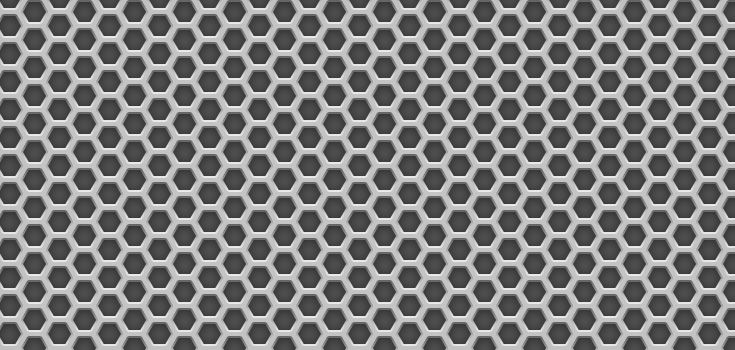
#> input picture VC1/TP2_Sesto/metalgrid.jpg, 735 x 350 px
$ jupyter execute TP2_Vision1_Sesto.ipynb   (shell and % lines are left out)
#> lines starting #> are read from the running program, lines starting #| are printed output that depends on the picture; after the words box and inside, x2 and y2 are one past the last pixel; in counts of white or black regions, pixels touching at a corner belong together
[cell 1]
# %matplotlib

import numpy as np
import cv2 as cv
import matplotlib.pyplot as plt
plt.rcParams['figure.figsize'] = [12, 6]

[cell 2]
img = cv.imread('metalgrid.jpg')
#> img is the input picture: shape (350, 735, 3); min 38, max 250, mean 125.4
imGray = cv.cvtColor(img, cv.COLOR_BGR2GRAY)
# Suavizado Gaussiano para reducir el ruido solo donde no hay bordes
#===================================================================
imGray = cv.GaussianBlur(imGray,(7,7),0)
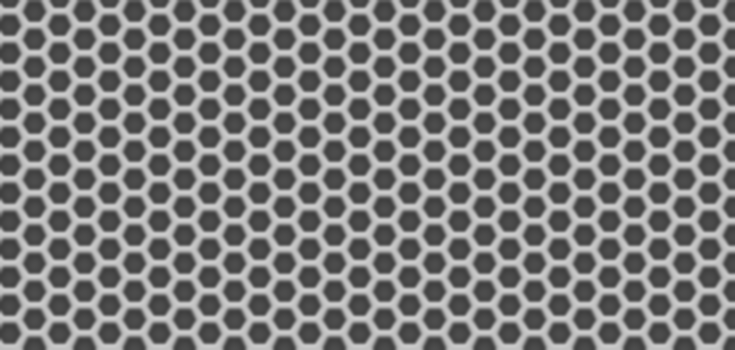
#> imGray: shape (350, 735); min 62, max 205, mean 125.4
# Dado el gran ruido de la imagen fue necesario agrandar
# el kernel a 7*7

plt.imshow(imGray, cmap='gray')
plt.show

Aplicamos Sobel en x e y para luego calcular el módulo y las direcciones

[cell 3]
# Aplicamos Sobelx en 'float32' y luego convertimos de nuevo a 8-bit para evitar overflow
sobelx_64 = cv.Sobel(imGray,cv.CV_32F,1,0,ksize=3)
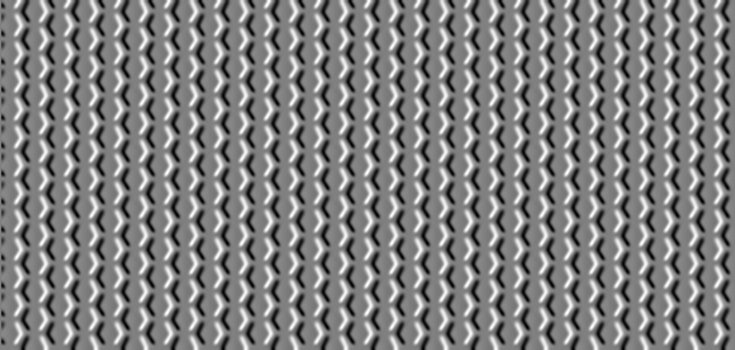
#> sobelx_64: shape (350, 735) float32; min -241, max 239, mean -0.3; drawn with min black and max white
absx_64 = np.absolute(sobelx_64)
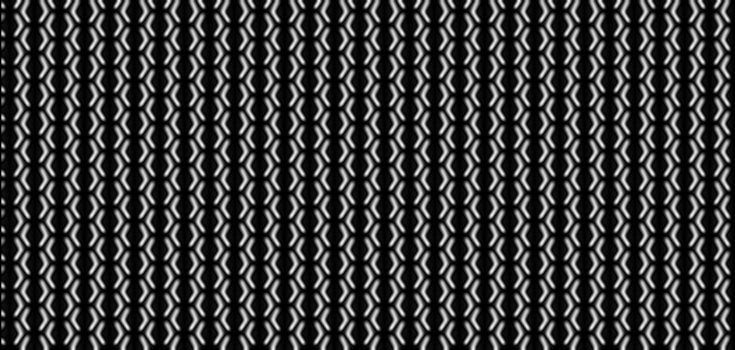
#> absx_64: shape (350, 735) float32; min 0, max 241, mean 62.6
sobelx_8u1 = absx_64/absx_64.max()*255
sobelx_8u = np.uint8(sobelx_8u1)

# De igual modo para Sobely
sobely_64 = cv.Sobel(imGray,cv.CV_32F,0,1,ksize=3)
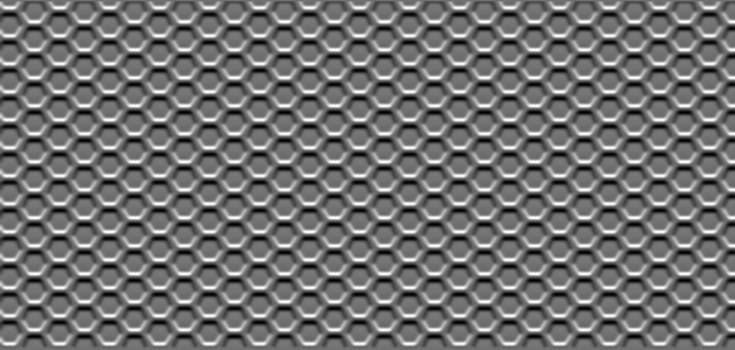
#> sobely_64: shape (350, 735) float32; min -247, max 314, mean 0.5; drawn with min black and max white
absy_64 = np.absolute(sobely_64)
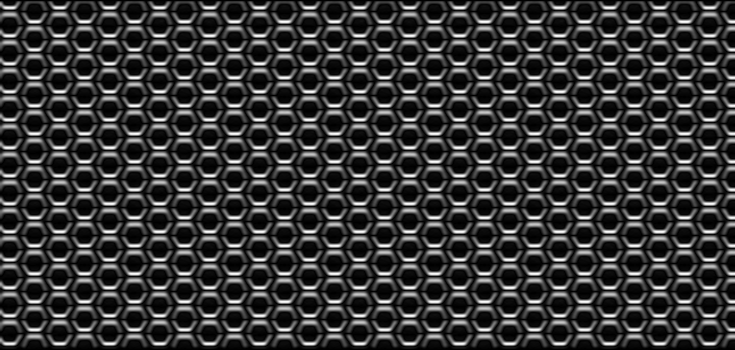
#> absy_64: shape (350, 735) float32; min 0, max 314, mean 69.8; drawn with min black and max white
sobely_8u1 = absy_64/absy_64.max()*255
sobely_8u = np.uint8(sobely_8u1)
plt.subplot(121)
plt.imshow(sobelx_8u, 'gray')
plt.title("Magnitudes con threshold de 100")
#plt.show()
plt.subplot(122)

#plt.figure()
plt.imshow(sobely_8u, 'gray')
plt.title("Orientaciones")
plt.show()

[cell 4]
# De los gradiente calculamos Magnitud y lo pasamos a 8-bit (Opcional)
mag = np.hypot(sobelx_8u, sobely_8u)
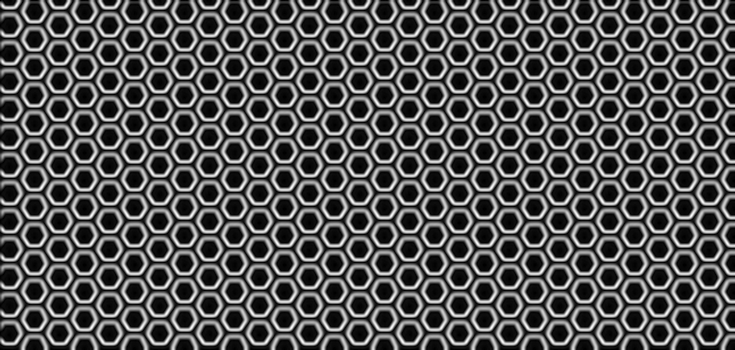
#> mag: shape (350, 735) float16; min 0, max 290, mean 98.4; drawn with min black and max white
mag = mag/mag.max()*255
mag = np.uint8(mag)

# Encontramos la Dirección y la pasamos a grados
theta = np.arctan2(sobely_64, sobelx_64)
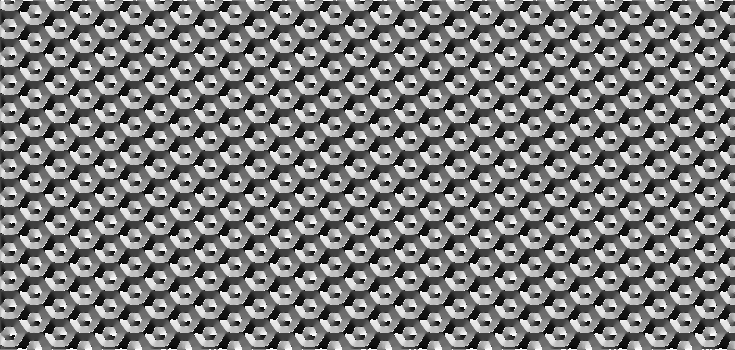
#> theta: shape (350, 735) float32; min -3.14, max 3.14, mean -0.031; drawn with min black and max white
angle = np.rad2deg(theta)

plt.imshow(mag, 'gray')
plt.title("Magnitudes con threshold de 100")
plt.show()
plt.figure()
plt.imshow(angle, 'gray')
plt.title("Orientaciones")
plt.show()

[cell 5]
# Supresión de no-máximos
#========================

# Encontramos los píxels vecinos (b,c) en la dirección (redondeadea) del gradiente y aplicamos la supresión de no-máximos
M, N = mag.shape
#> M = 350; N = 735
Non_max = np.zeros((M,N), dtype= np.uint8)

for i in range(1,M-1):
    for j in range(1,N-1):
        # Guardo en b y c los elementos vecinos para despues hacer la supresión.
       # Horizontal 0
        #if (-22.5 <= angle[i,j] < 22.5) or (157.5 <= angle[i,j] < -157.5):
        if (0 <= angle[i,j] < 22.5) or (157.5 <= angle[i,j] <= 180) or (-22.5 <= angle[i,j] < 0) or (-180 <= angle[i,j] < -157.5):
            b = mag[i, j+1]
            c = mag[i, j-1]
        # Diagonal 45
        elif (22.5 <= angle[i,j] < 67.5) or (-157.5 <= angle[i,j] < -112.5):
            b = mag[i+1, j+1]
            c = mag[i-1, j-1]
        # Vertical 90
        elif (67.5 <= angle[i,j] < 112.5) or (-112.5 <= angle[i,j] < -67.5):
            b = mag[i+1, j]
            c = mag[i-1, j]
        # Diagonal 135
        elif (112.5 <= angle[i,j] < 157.5) or (-67.5 <= angle[i,j] < -22.5):
            b = mag[i+1, j-1]
            c = mag[i-1, j+1]

        # Supresión de no-máximos
        if (mag[i,j] >= b) and (mag[i,j] >= c):
            Non_max[i,j] = mag[i,j]
        else:
            Non_max[i,j] = 0
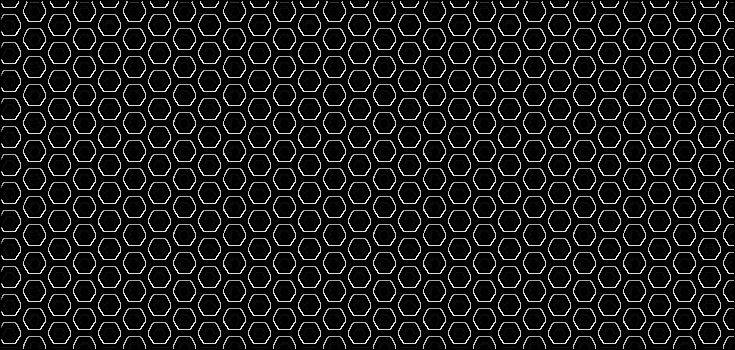
#> Non_max: shape (350, 735); min 0, max 255, mean 25.8

print('No-máximos')

[cell 6]
# Umbralizado por histéresis
#===========================
UmbralAlto = 21
UmbralBajo = 15

M, N = Non_max.shape
out = np.zeros((M,N), dtype= np.uint8)

# Si la intensidad de un borde es mayor a 'UmbralAlto' es seguro un umbral, debajo de 'UmbralBajo' seguro no es
strong_i, strong_j = np.where(Non_max >= UmbralAlto)
zeros_i, zeros_j = np.where(Non_max < UmbralBajo)

# Bordes débiles
weak_i, weak_j = np.where((Non_max <= UmbralAlto) & (Non_max >= UmbralBajo))
#> weak_i = 1068 values from 7 to 348; weak_j = 1068 values, max 729 at index 135, min 2 at index 837, mean 376

# Setear el mismo valor a todos los tipos de píxel
out[strong_i, strong_j] = 255
out[zeros_i, zeros_j ] = 0
out[weak_i, weak_j] = 75

print('Histéresis')

[cell 7]
# Armo la imagen de bordes
#=========================
M, N = out.shape
for i in range(1, M-1):
    for j in range(1, N-1):
        if (out[i,j] == 75):
            if 255 in [out[i+1, j-1],out[i+1, j],out[i+1, j+1],out[i, j-1],out[i, j+1],out[i-1, j-1],out[i-1, j],out[i-1, j+1]]:
                out[i, j] = 255
            else:
                out[i, j] = 0

print('Armado imagen bordes')

# Muestro la imagen
#==================
#cv.imshow("Canny",out)
plt.figure()
plt.title("Canny")
plt.imshow(out)
print("Terminó")
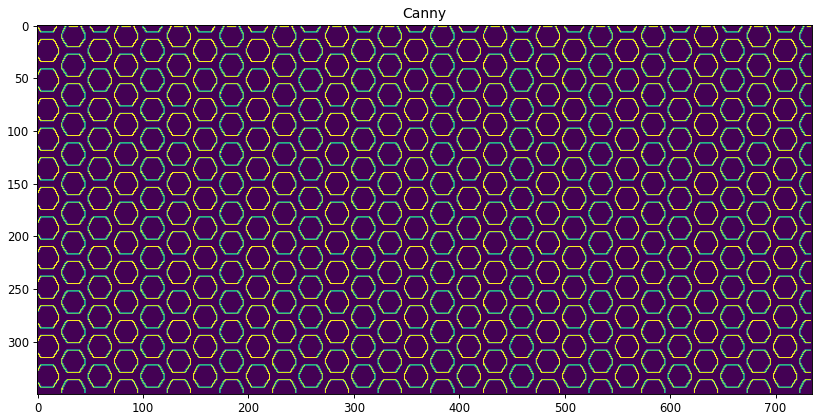
#> figure drawn by matplotlib, 1 panel

[cell 8]
# Colorear los bordes
#====================
M, N, l = img.shape
#> l = 3
img2= cv.imread('metalgrid.jpg')
img2 = cv.cvtColor(img2, cv.COLOR_BGR2RGB)

for i in range(1,M-1):
    for j in range(1, N-1):
        # Si, el angulo en angle[i,j] es X pintar el pixel ij en X color
        if (out[i,j] == 255):
            # Diagonal 45 - Rojo
            if((22.5 <= angle[i,j] < 67.5) or (-157.5 <= angle[i,j] < -112.5)):
                img2[i,j, :] = [255, 0, 0]
            # Diagonal 135 - Verde
            elif (112.5 <= angle[i,j] < 157.5) or (-67.5 <= angle[i,j] < -22.5):
                img2[i,j, :] = [0, 255, 0]
            # Horizontal 0 - Azul
            elif (67.5 <= angle[i,j] < 112.5) or (-112.5 <= angle[i,j] < -67.5):
                img2[i,j, :] = [0, 0, 255]
                #img2[i+1,j, :] = [0, 0, 255]
                #img2[i-1,j, :] = [0, 0, 255]

            # Vertical 90 - Amarillo
            elif (0 <= angle[i,j] < 22.5) or (157.5 <= angle[i,j] <= 180) or (-22.5 <= angle[i,j] < 0) or (-180 <= angle[i,j] < -157.5):
                img2[i,j, :] = [255, 255, 0]
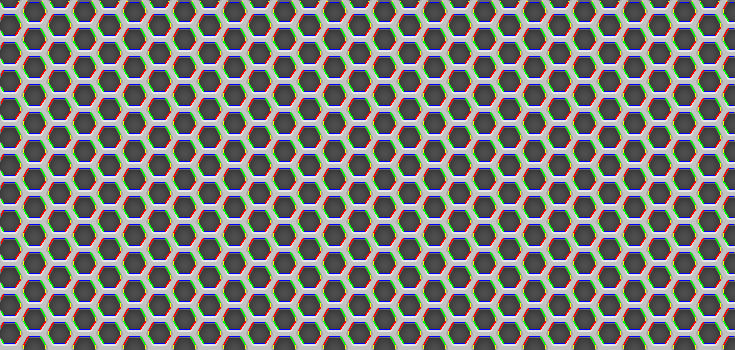
#> img2: shape (350, 735, 3); 12.17% of pixels changed, all inside (x1, y1, x2, y2) = (1, 1, 734, 349)

plt.figure()
plt.title("Bordes identificados")
plt.imshow(img2)
print("Termino")

$ run again, with VC1/TP2_Sesto/tela2.jpg copied over VC1/TP2_Sesto/metalgrid.jpg
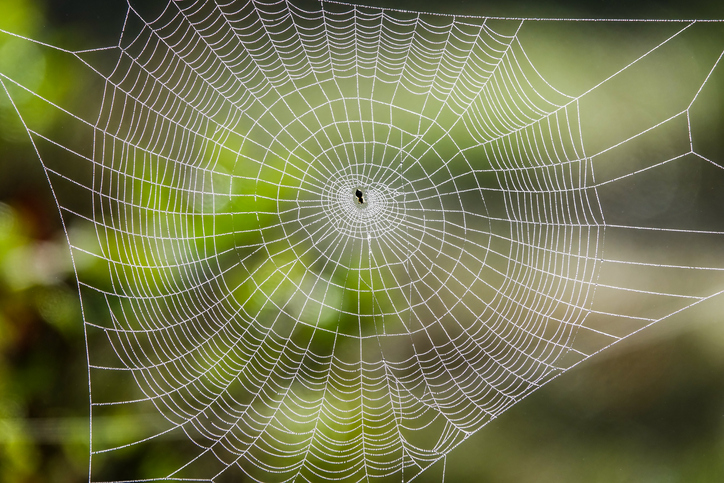
#> input picture VC1/TP2_Sesto/tela2.jpg, 724 x 483 px
#> img is the input picture: shape (483, 724, 3); mean B, G, R 77.3, 118.2, 115.2
#> after the loop `for i in range(1,M-1):`:
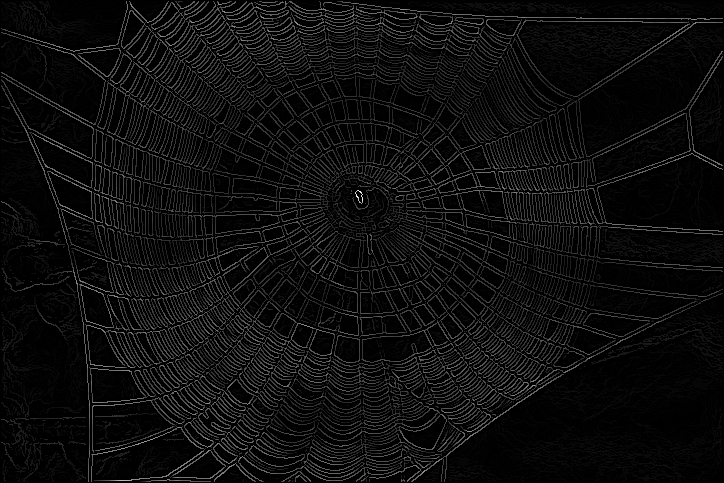
#> Non_max: shape (483, 724); min 0, max 255, mean 13.4
#> weak_i = 5043 values from 1 to 481; weak_j = 5043 values, max 722 at index 2541, min 1 at index 1749, mean 359.1
#> after the loop `for i in range(1,M-1):`:
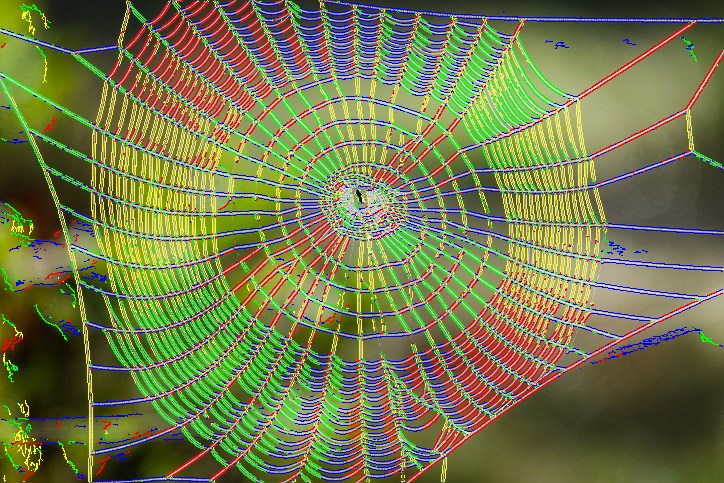
#> img2: shape (483, 724, 3); mean R, G, B 115.4, 120.8, 75
